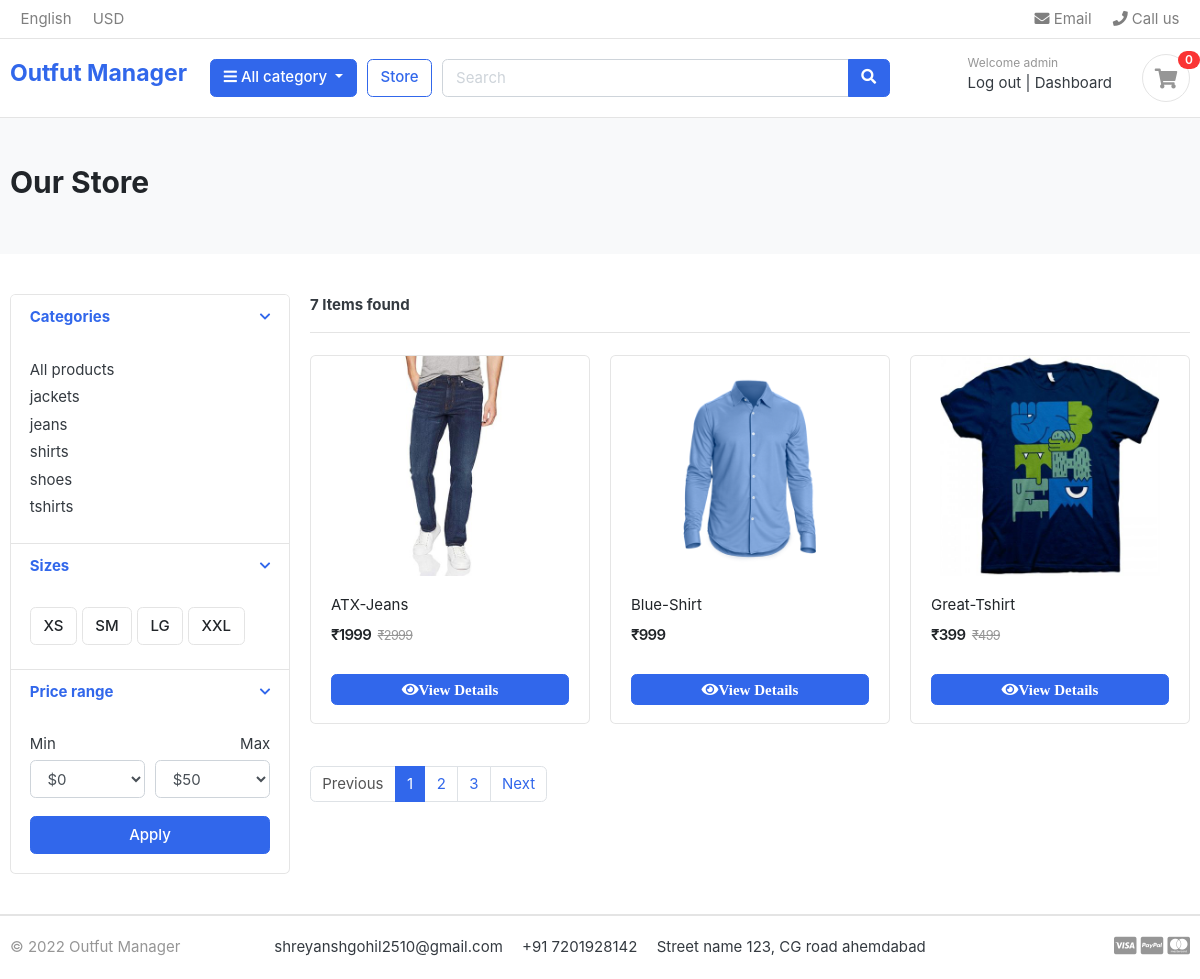
The page /store/ (signed in) on the database its author committed.
### store/models.py (models this page shows, shortened)
class Category(models.Model):
    category_name = models.CharField(max_length=100,unique=True)
    category_desc = models.TextField(max_length=1000)
    created = models.DateTimeField(auto_now_add=True)
    id = models.UUIDField(default = uuid.uuid4,unique = True,primary_key = True,editable = False)
    def cat_url(self):
        return reverse('store_cat',args=[self.category_name])

class Product(models.Model):
    category = models.ForeignKey(Category,on_delete=models.CASCADE)
    product_name = models.CharField(max_length=200)
    product_desc = models.TextField()
    price_main = models.IntegerField(validators=[MinValueValidator(0)],blank=True,null=True)
    price_discount = models.IntegerField(validators=[MinValueValidator(0)])
    product_img = models.ImageField(default='default/default.jpg',null=True,blank =True,upload_to ='products' )
    stock = models.IntegerField(validators=[MinValueValidator(0)])
    is_available = models.BooleanField(default=True)
    modified_date = models.DateTimeField(auto_now=True)
    colors = models.ManyToManyField('Color')
    sizes = models.ManyToManyField('Size')
    created = models.DateTimeField(auto_now_add=True,null=True)
    id = models.UUIDField(default = uuid.uuid4,unique = True,primary_key = True,editable = False)

### store/views.py (the view)
# urls.py: path('',include('store.urls')),
def store(request):
    search_query = ''
    if request.GET.get('search_query'):
        search_query = request.GET.get('search_query')
    products = Product.objects.filter(Q(product_name__icontains=search_query) | Q(category__category_name__icontains=search_query))
    total_product = products.count()
    page = request.GET.get('page')
    result = 3
    paginator = Paginator(products, result)
    try:
        products = paginator.page(page)
    except PageNotAnInteger:
        page = 1
        products = paginator.page(page)
    except EmptyPage:
        page = paginator.num_pages
        products = paginator.page(page)
    context = {'products': products, 'total_product': total_product,
               'paginator': paginator, 'search_query': search_query}
    return render(request, 'store/store.html', context,)

### store/templates/store/store.html (shortened to what this page needs)
{%extends 'main.html'%}
{%load static%}
{%block content%}
<section class="section-pagetop bg">
    <div class="container">
        <h2 class="title-page">Our Store</h2>
    </div>
</section>
<section class="section-content padding-y">
    <div class="container">
        <div class="row">
            <aside class="col-md-3">
                <div class="card">
                    <article class="filter-group">
                        <header class="card-header">
                            <a href="#" data-toggle="collapse" data-target="#collapse_1" aria-expanded="true" class="">
                                <i class="icon-control fa fa-chevron-down"></i>
                                <h6 class="title">Categories</h6>
                            </a>
                        </header>
                        <div class="filter-content collapse show" id="collapse_1">
                            <div class="card-body">
                                <ul class="list-menu">
                                    <li><a href="{%url 'store'%}">All products</a></li>
                                    {%for c in links%}
                                    <li><a href="{{c.cat_url}}">{{c.category_name}}</a></li>
                                    {%endfor%}
                                </ul>
                            </div>
                        </div>
                    </article>
                    <article class="filter-group">
                        <header class="card-header">
                            <a href="#" data-toggle="collapse" data-target="#collapse_4" aria-expanded="true" class="">
                                <i class="icon-control fa fa-chevron-down"></i>
                                <h6 class="title">Sizes </h6>
                            </a>
                        </header>
                        <div class="filter-content collapse show" id="collapse_4">
                            <div class="card-body">
                                <label class="checkbox-btn">
                                    <span class="btn btn-light"> XS </span>
                                </label>
                                <label class="checkbox-btn">
                                    <span class="btn btn-light"> SM </span>
                                </label>
                                <label class="checkbox-btn">
                                    <span class="btn btn-light"> LG </span>
                                </label>
                                <label class="checkbox-btn">
                                    <span class="btn btn-light"> XXL </span>
                                </label>
                            </div>
                        </div>
                    </article>
                    <article class="filter-group">
                        <header class="card-header">
                            <a href="#" data-toggle="collapse" data-target="#collapse_3" aria-expanded="true" class="">
                                <i class="icon-control fa fa-chevron-down"></i>
                                <h6 class="title">Price range </h6>
                            </a>
                        </header>
                        <div class="filter-content collapse show" id="collapse_3">
                            <div class="card-body">
                                <div class="form-row">
                                    <div class="form-group col-md-6">
                                        <label>Min</label>
                                        <select class="mr-2 form-control">
                                            <option value="0">$0</option>
                                        </select>
                                    </div>
                                    <div class="form-group text-right col-md-6">
                                        <label>Max</label>
                                        <select class="mr-2 form-control">
                                            <option value="50">$50</option>
                                        </select>
                                    </div>
                                </div>
                                <button class="btn btn-block btn-primary">Apply</button>
                            </div>
                        </div>
                    </article>
                </div>
            </aside>
            <main class="col-md-9">
                <header class="border-bottom mb-4 pb-3">
                    <div class="form-inline">
                        <strong class="mr-md-auto">{{total_product}} Items found </strong>
                    </div>
                </header>
                <div class="row">
                    {%for product in products%}
                    <a href="{% url 'single_product' product.id %}" class="title">
                    <div class="col-md-4">
                        <figure class="card card-product-grid">
                            <div class="img-wrap">
                                <img src="{{product.product_img.url}}">
                            </div>
                            <figcaption class="info-wrap">
                                <div class="fix-height">
                                    <a href="{% url 'single_product' product.id %}" class="title">{{product.product_name|slice:30}}</a>
                                    <div class="price-wrap mt-2">
                                        <span class="price">&#8377;{{product.price_discount}}</span>
                                        {%if product.price_main%}
                                        <del class="price-old">&#8377;{{product.price_main}}</del>
                                        {%endif%}
                                    </div>
                                </div>
                                <a href="{% url 'single_product' product.id %}" class="btn btn-block btn-primary fas fa-eye">View Details</a>
                            </figcaption>
                        </figure>
                    </div>
                </a>
                    {%endfor%}
                </div>
                <nav class="mt-4" aria-label="Page navigation sample">
                    {% if products.has_other_pages%}
                    <ul class="pagination">
                        {% if products.has_previous%}
                            <li class="page-item"><a class="page-link" href="?page={{products.previous_page_number}}">Previous</a></li>
                        {%else%}
                            <li class="page-item disabled"><a class="page-link" href="#">Previous</a></li>
                        {%endif%}
                        {%for page in paginator.page_range%}
                            {%if products.number == page %}
                                <li class="page-item active"><a class="page-link" href="#">{{page}}</a></li>
                            {%else%}
                            <li class="page-item "><a class="page-link" href="{{search_query}}?page={{page}}">{{page}}</a></li>
                            {%endif%}
                        {%endfor%}
                        {% if products.has_next%}
                            <li class="page-item"><a class="page-link" href="?page={{products.next_page_number}}">Next</a></li>
                        {%else%}
                            <li class="page-item disabled"><a class="page-link" href="#">Next</a></li>
                        {%endif%}
                    </ul>
                    {%endif%}
                </nav>
            </main>
        </div>
    </div>
</section>
{%endblock content%}

### templates/includes/navbar.html (shortened to what this page needs)
{%load static %}
<header class="section-header">
    <nav class="navbar p-md-0 navbar-expand-sm navbar-light border-bottom">
        <div class="container">
            <div class="collapse navbar-collapse" id="navbarTop4">
                <ul class="navbar-nav mr-auto">
                    <li class="nav-item dropdown">
                        <a href="#" class="nav-link"> English </a>
                    </li>
                    <li class="nav-item dropdown">
                        <a href="#" class="nav-link"> USD </a>
                    </li>
                </ul>
                <ul class="navbar-nav">
                    <li><a href="#" class="nav-link"> <i class="fa fa-envelope"></i> Email </a></li>
                    <li><a href="#" class="nav-link"> <i class="fa fa-phone"></i> Call us </a></li>
                </ul>
            </div>
        </div>
    </nav>
    <section class="header-main border-bottom">
        <div class="container">
            <div class="row align-items-center">
                <div class="col-lg-2 col-md-3 col-6">
                    <a href="/" class="brand-wrap">
                        <h3 style="font-size: 23px;">Outfut Manager</h3>
                    </a>
                </div>
                <div class="col-lg col-sm col-md col-6 flex-grow-0">
                    <div class="category-wrap dropdown d-inline-block float-right">
                        <button type="button" class="btn btn-primary dropdown-toggle" data-toggle="dropdown">
                            <i class="fa fa-bars"></i> All category
                        </button>
                    </div>
                </div>
                <a href="{% url 'store' %}" class="btn btn-outline-primary">Store</a>
                <div class="col-lg  col-md-6 col-sm-12 col">
                    <form action="{% url 'store'%}" class="search" method="get">
                        <div class="input-group w-100">
                            <input type="text" class="form-control" style="width:60%;" placeholder="Search"
                                name='search_query' value="">
                            <div class="input-group-append">
                                <button class="btn btn-primary" type="submit">
                                    <i class="fa fa-search"></i>
                                </button>
                            </div>
                        </div>
                    </form>
                </div>
                <div class="col-lg-3 col-sm-6 col-8 order-2 order-lg-3">
                    <div class="d-flex justify-content-end mb-3 mb-lg-0">
                        <div class="widget-header">
                            {%if user.is_authenticated%}
                            <small class="title text-muted">Welcome {{request.user}}</small>
                            {%else%}
                            <small class="title text-muted">Welcome guest!</small>
                            {%endif%}
                            <div>
                                {%if user.is_authenticated%}
                                <a href="{%url 'user_logout'%}">Log out |</a>
                                <a href="{%url 'dashboard'%}">Dashboard</a>
                                {%else%}
                                <a href="{%url 'login'%}">Sign in</a> <span class="dark-transp"> | </span>
                                <a href="{%url 'register'%}"> Register</a>
                                {%endif%}
                            </div>
                        </div>
                        <a href="{%url 'cart'%}" class="widget-header pl-3 ml-3">
                            <div class="icon icon-sm rounded-circle border"><i class="fa fa-shopping-cart"></i></div>
                            <span class="badge badge-pill badge-danger notify">{{cart_count}}</span>
                        </a>
                    </div>
                </div>
            </div>
        </div>
    </section>
</header>

### rows shown on the page
Category: category_name "jackets"
Category: category_name "jeans"
Category: category_name "shirts"
Category: category_name "shoes"
Category: category_name "tshirts"
Product: product_img (picture), product_name "ATX-Jeans", price_discount "1999", price_main "2999"
Product: product_img (picture), product_name "Blue-Shirt", price_discount "999"
Product: product_img (picture), product_name "Great-Tshirt", price_discount "399", price_main "499"

### other values the page prints
{{ request.user }} "admin"
{{ cart_count }} "0"
{{ total_product }} "7"
{{ page }} "1"
{{ page }} "2" "3"
